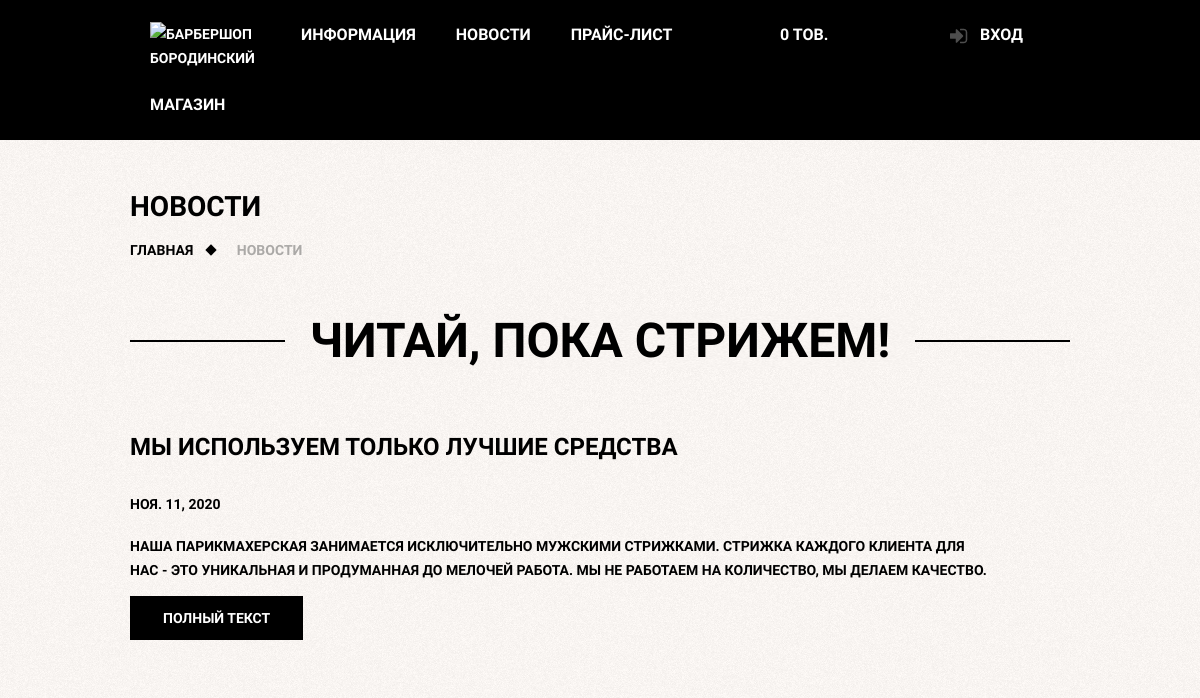
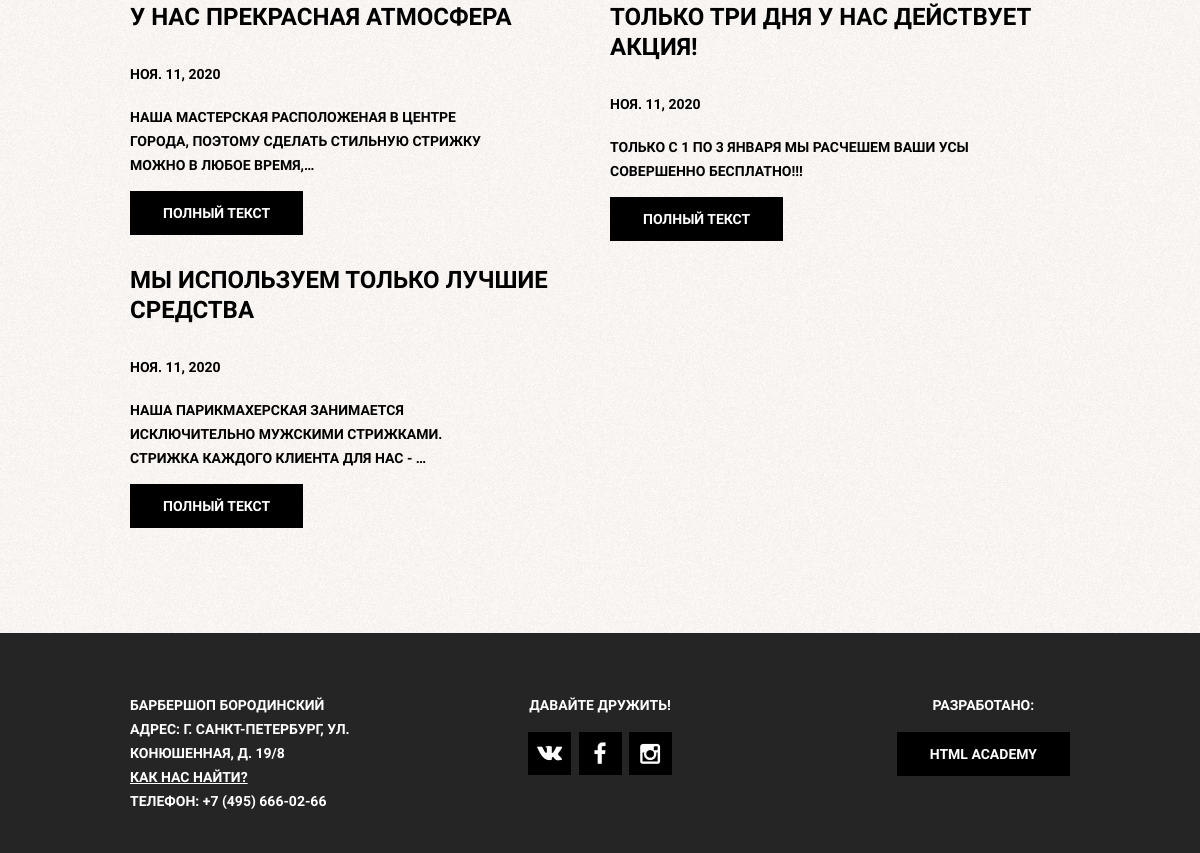
Before: /news/ with the older database file (2 pictures, top to bottom).
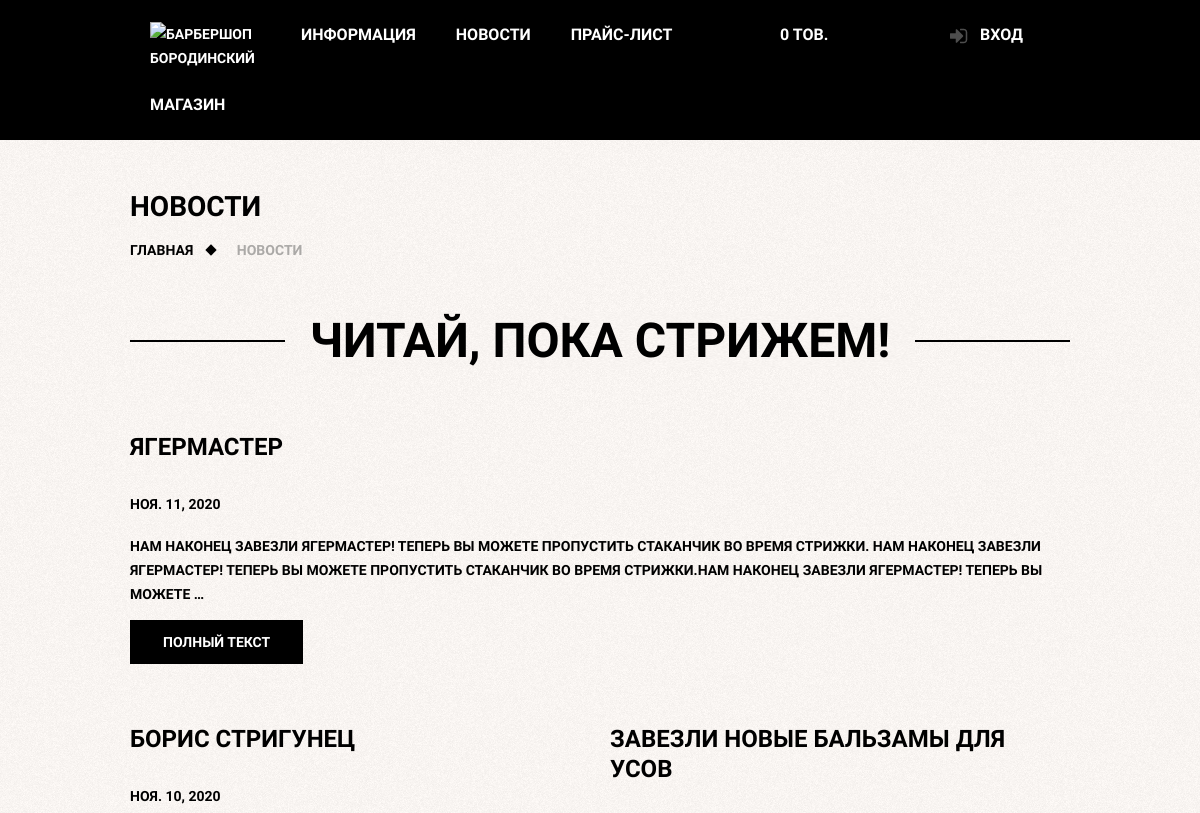
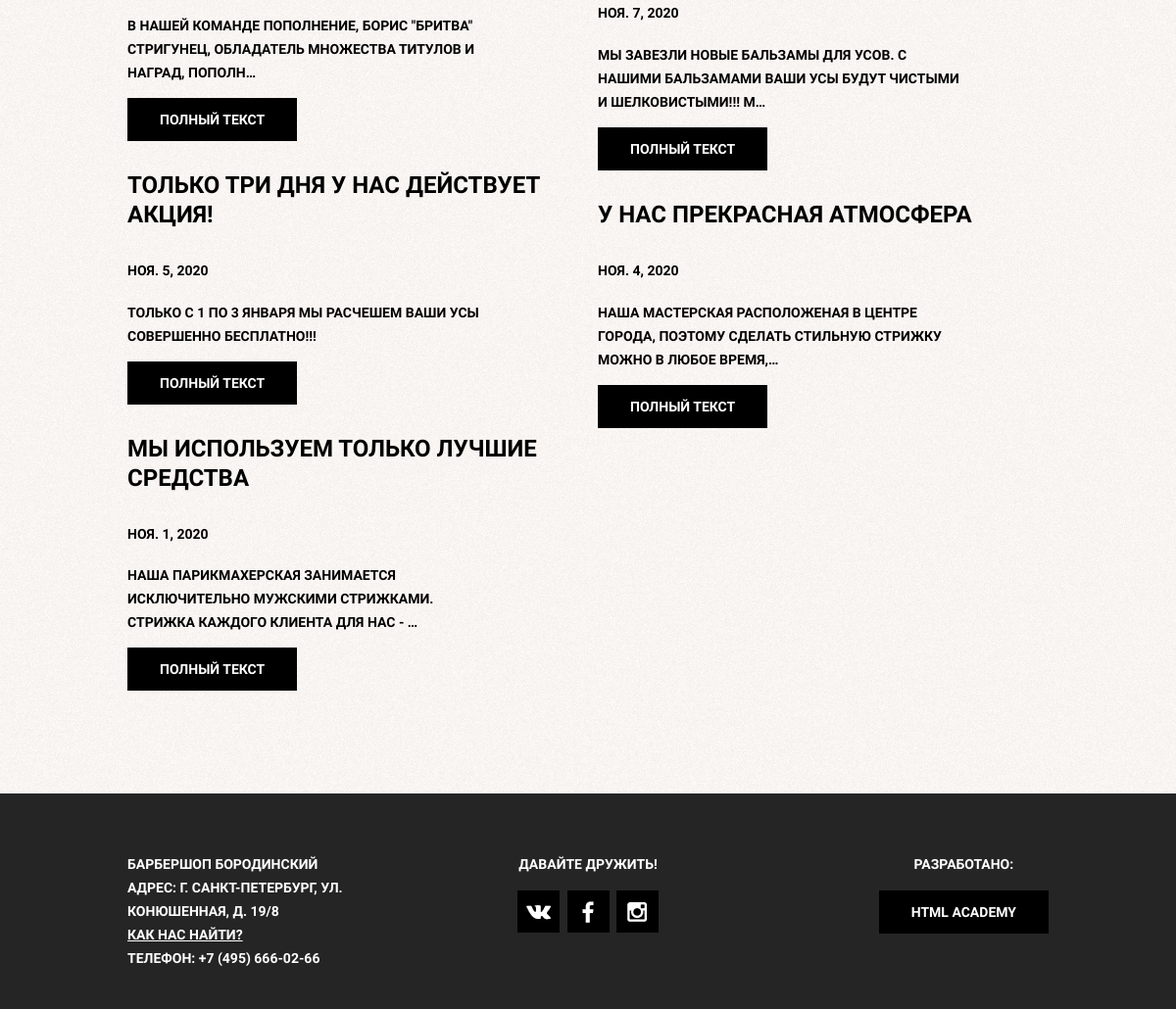
After: the same page with the newer database file (2 pictures, top to bottom).
### barber_app/models.py (models this page shows, shortened)
class News(models.Model):
	title = models.CharField(max_length=250, db_index=True)
	slug = models.SlugField(max_length=250, unique=True)
	body = RichTextUploadingField(blank=True, null=True)
	date = models.DateField()
	def get_absolute_url(self):
		return reverse('news_page_url', kwargs={'slug': self.slug})
	class Meta:
		ordering = ['-date']

### barber_app/views.py (the view)
# urls.py: path('news/', all_news_page, name='all_news_url'),
def all_news_page(request):
	all_news = News.objects.all()
	past_news = all_news.first()
	left_news = all_news[1:all_news.count():2]
	right_news = all_news[2:all_news.count():2]
	zip_news = zip(left_news, right_news)
	if all_news.count()%2 == 0:
		first_news = all_news.last()
	content = {'past_news': past_news, 'zip_news': zip_news, 'first_news': first_news}
	return render(request, 'barber_app/news.html', content)

### barber_app/cart.py (called while the page is built)
	def __len__(self):
		return sum(item['quantity'] for item in self.cart.values())

### barber_app/context_processors.py (called while the page is built)
def cart(request):
	return {'cart': Cart(request)}

def loginform(request):
	return {'form': LoginForm}

### barber_app/templates/barber_app/news.html (shortened to what this page needs)
{% extends 'barber_app/barber_base.html' %}
{% load static %}
{% block bodyclass%}
	class="inner-page"
{% endblock %}
{% block content %}
    <h1 class="inner-page-title">
        Новости
    </h1>
    <ul class="breadcrumbs">
        <li><a href="{% url 'main_page_url' %}">Главная</a></li>
        <li class="current">Новости</li>
    </ul>
    <div class="inner-content">
        <div class="big-heading">
            <h2>Читай, пока стрижем!</h2>
        </div>
		<div class="inner-columns clearfix">
			<h2>{{ past_news.title }}</h2>
			<h4>{{ past_news.date }}</h4>
			<p class="short-text">{{ past_news.body|truncatewords:30|safe }}</p>
			<a href="{{ past_news.get_absolute_url }}" class="btn">Полный текст</a>
		</div>
		<div class="inner-columns clearfix">
			{% for lnews, rnews in zip_news %}
				<div class="inner-columns-left">
					<h2>{{ lnews.title }}</h2>
					<h4>{{ lnews.date }}</h4>
					<p class="short-text"> {{ lnews.body|truncatechars:100 }}</p>
					<a href="{{ lnews.get_absolute_url }}" class="btn">Полный текст</a>
				</div>
				<div class="inner-columns-right">
					<h2>{{ rnews.title }}</h2>
					<h4>{{ rnews.date }}</h4>
					<p class="short-text"> {{ rnews.body|truncatechars:100 }}</p>
					<a href="{{ rnews.get_absolute_url }}" class="btn">Полный текст</a>
				</div>
			{% endfor %}
			{% if first_news %}
				<div class="inner-columns-left">
					<h2>{{ first_news.title }}</h2>
					<h4>{{ first_news.date }}</h4>
					<p class="short-text"> {{ first_news.body|truncatechars:100 }}</p>
					<a href="{{ first_news.get_absolute_url }}" class="btn">Полный текст</a>
				</div>
			{% endif %}
        </div>
    </div>
{% endblock %}

Changed rows visible on the page:
no longer on this page (row edited): News: title "У НАС ПРЕКРАСНАЯ АТМОСФЕРА", date "НОЯ. 11, 2020", body "НАША МАСТЕРСКАЯ РАСПОЛОЖЕНАЯ В ЦЕНТРЕ ГОРОДА, ПОЭТОМУ СДЕЛАТЬ СТИЛЬНУЮ СТРИЖКУ МОЖНО В ЛЮБОЕ ВРЕМЯ,…", title "ТОЛЬКО ТРИ ДНЯ У НАС ДЕЙСТВУЕТ АКЦИЯ!", body "ТОЛЬКО С 1 ПО 3 ЯНВАРЯ МЫ РАСЧЕШЕМ ВАШИ УСЫ СОВЕРШЕННО БЕСПЛАТНО!!!"
added News: title "ЯГЕРМАСТЕР", date "НОЯ. 11, 2020", body "НАМ НАКОНЕЦ ЗАВЕЗЛИ ЯГЕРМАСТЕР! ТЕПЕРЬ ВЫ МОЖЕТЕ ПРОПУСТИТЬ СТАКАНЧИК ВО ВРЕМЯ СТРИЖКИ. НАМ НАКОНЕЦ ЗАВЕЗЛИ ЯГЕРМАСТЕР! ТЕПЕРЬ ВЫ МОЖЕТЕ ПРОПУСТИТЬ СТАКАНЧИК ВО ВРЕМЯ СТРИЖКИ.НАМ НАКОНЕЦ ЗАВЕЗЛИ ЯГЕРМАСТЕР! ТЕПЕРЬ ВЫ МОЖЕТЕ …"
added News: title "БОРИС СТРИГУНЕЦ", date "НОЯ. 10, 2020", body "В НАШЕЙ КОМАНДЕ ПОПОЛНЕНИЕ, БОРИС \"БРИТВА\" СТРИГУНЕЦ, ОБЛАДАТЕЛЬ МНОЖЕСТВА ТИТУЛОВ И НАГРАД, ПОПОЛН…", title "ЗАВЕЗЛИ НОВЫЕ БАЛЬЗАМЫ ДЛЯ УСОВ", date "НОЯ. 7, 2020", body "МЫ ЗАВЕЗЛИ НОВЫЕ БАЛЬЗАМЫ ДЛЯ УСОВ. С НАШИМИ БАЛЬЗАМАМИ ВАШИ УСЫ БУДУТ ЧИСТЫМИ И ШЕЛКОВИСТЫМИ!!! М…"
now on this page (row edited): News: title "ТОЛЬКО ТРИ ДНЯ У НАС ДЕЙСТВУЕТ АКЦИЯ!", date "НОЯ. 5, 2020", body "ТОЛЬКО С 1 ПО 3 ЯНВАРЯ МЫ РАСЧЕШЕМ ВАШИ УСЫ СОВЕРШЕННО БЕСПЛАТНО!!!", title "У НАС ПРЕКРАСНАЯ АТМОСФЕРА", date "НОЯ. 4, 2020", body "НАША МАСТЕРСКАЯ РАСПОЛОЖЕНАЯ В ЦЕНТРЕ ГОРОДА, ПОЭТОМУ СДЕЛАТЬ СТИЛЬНУЮ СТРИЖКУ МОЖНО В ЛЮБОЕ ВРЕМЯ,…"
changed News "МЫ ИСПОЛЬЗУЕМ ТОЛЬКО ЛУЧШИЕ СРЕДСТВА": date "НОЯ. 11, 2020" → "НОЯ. 1, 2020"
Other visible differences:
{{ past_news.title }}: "МЫ ИСПОЛЬЗУЕМ ТОЛЬКО ЛУЧШИЕ СРЕДСТВА" → "ЯГЕРМАСТЕР"
{{ past_news.body|truncatewords:30|safe }}: "НАША ПАРИКМАХЕРСКАЯ ЗАНИМАЕТСЯ ИСКЛЮЧИТЕЛЬНО МУЖСКИМИ СТРИЖКАМИ. СТРИЖКА КАЖДОГО КЛИЕНТА ДЛЯ НАС - ЭТО УНИКАЛЬНАЯ И ПРОДУМАННАЯ ДО МЕЛОЧЕЙ РАБОТА. МЫ НЕ РАБОТАЕМ НА КОЛИЧЕСТВО, МЫ ДЕЛАЕМ КАЧЕСТВО." → "НАМ НАКОНЕЦ ЗАВЕЗЛИ ЯГЕРМАСТЕР! ТЕПЕРЬ ВЫ МОЖЕТЕ ПРОПУСТИТЬ СТАКАНЧИК ВО ВРЕМЯ СТРИЖКИ. НАМ НАКОНЕЦ ЗАВЕЗЛИ ЯГЕРМАСТЕР! ТЕПЕРЬ ВЫ МОЖЕТЕ ПРОПУСТИТЬ СТАКАНЧИК ВО ВРЕМЯ СТРИЖКИ.НАМ НАКОНЕЦ ЗАВЕЗЛИ ЯГЕРМАСТЕР! ТЕПЕРЬ ВЫ МОЖЕТЕ …"
